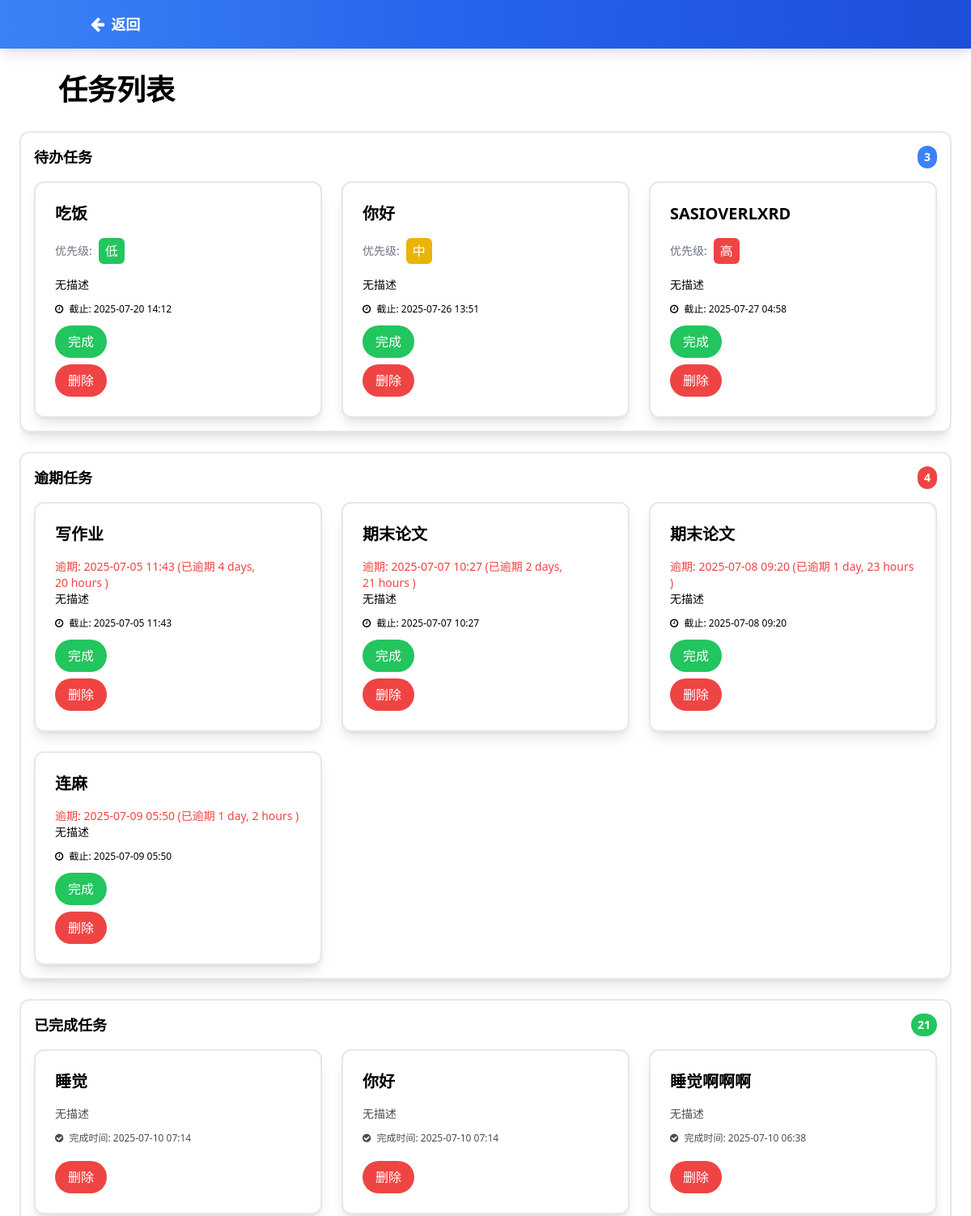
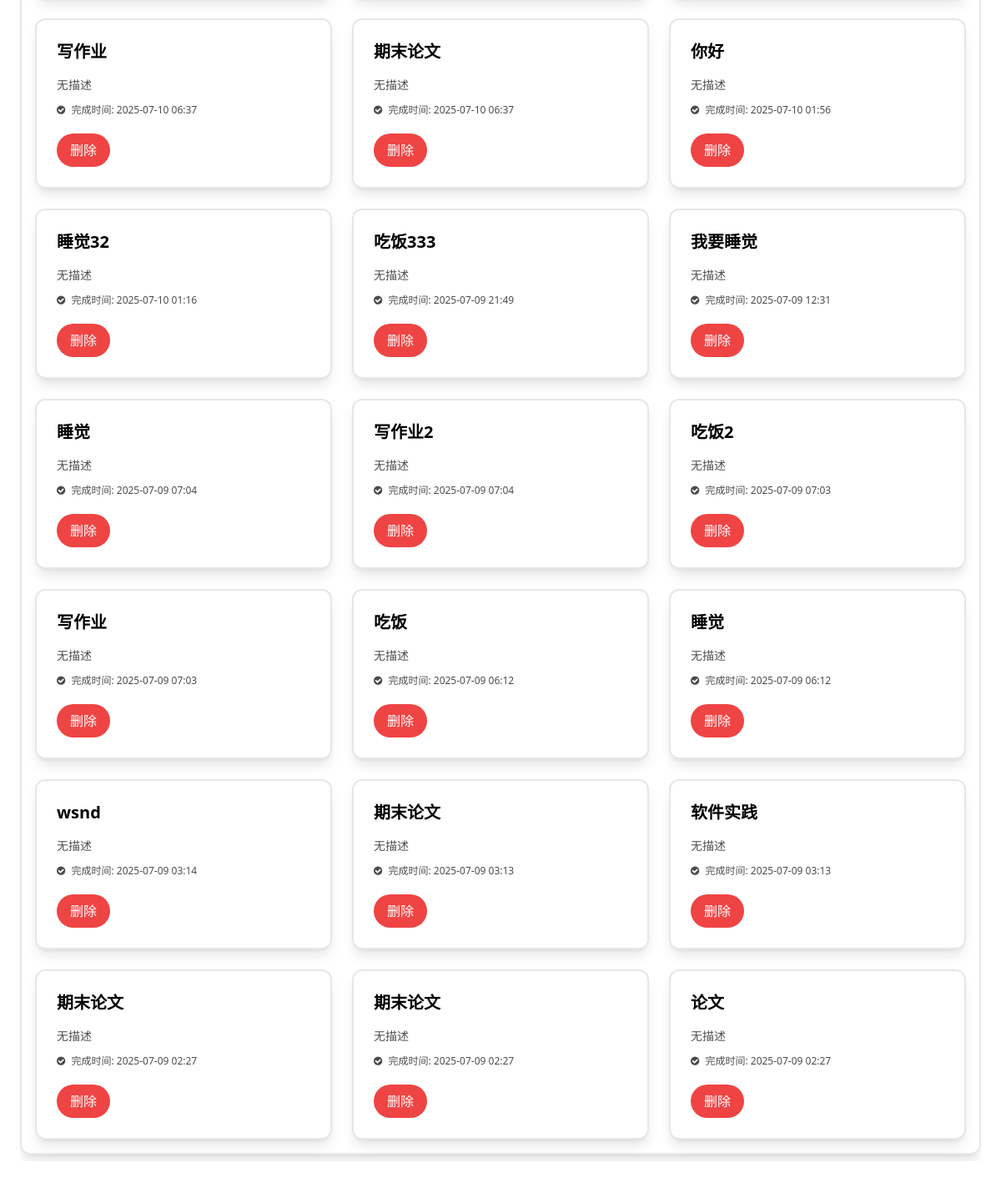
/task_detail/, run on the app's committed database (2 pictures, top to bottom).
### tasks/models.py (models this page shows, shortened)
class Task(models.Model):
    PRIORITY_CHOICES = [
        (1, '低'),
        (2, '中'),
        (3, '高'),
    ]
    name = models.CharField(max_length=200, verbose_name='任务名称')
    deadline = models.DateTimeField(verbose_name='截止日期')
    priority = models.IntegerField(choices=PRIORITY_CHOICES, default=2, verbose_name='重要级')
    created_at = models.DateTimeField(auto_now_add=True)
    updated_at = models.DateTimeField(auto_now=True)
    is_completed = models.BooleanField(default=False, verbose_name='是否完成')
    completed_at = models.DateTimeField(null=True, blank=True, verbose_name='完成时间')
    class Meta:
        ordering = ['deadline']
        verbose_name = '任务'
        verbose_name_plural = '任务'

### tasks/views.py (the view)
# urls.py: path('task_detail/', views.task_detail, name='task_detail'),
def task_detail(request):
    now = timezone.now()
    pending_tasks = Task.objects.filter(is_completed=False, deadline__gte=now)
    overdue_tasks = Task.objects.filter(is_completed=False, deadline__lt=now).order_by('deadline')
    completed_tasks = Task.objects.filter(is_completed=True).order_by('-completed_at')
    for task in pending_tasks:
        if isinstance(task.deadline, str):
            task.deadline = timezone.make_aware(datetime.strptime(task.deadline, '%Y-%m-%d %H:%M'))
    for task in overdue_tasks:
        if isinstance(task.deadline, str):
            task.deadline = timezone.make_aware(datetime.strptime(task.deadline, '%Y-%m-%d %H:%M'))
    for task in completed_tasks:
        if isinstance(task.deadline, str):
            task.deadline = timezone.make_aware(datetime.strptime(task.deadline, '%Y-%m-%d %H:%M'))
    return render(request, 'task_detail.html', {
        'pending_tasks': pending_tasks,
        'overdue_tasks': overdue_tasks,
        'completed_tasks': completed_tasks,
    })

### tasks/templates/task_detail.html (shortened to what this page needs)
{% load static %}
<!DOCTYPE html>
<html lang="zh-CN">
<head>
    <script src="https://cdn.tailwindcss.com"></script>
    <link href="https://cdn.jsdelivr.net/npm/font-awesome@4.7.0/css/font-awesome.min.css" rel="stylesheet">
</head>
<body class="font-inter bg-light-2 text-dark min-h-screen flex flex-col">
    <header class="bg-gradient-to-r from-blue-500 via-blue-600 to-blue-700 shadow-lg z-30 relative">
    <div class="container mx-auto px-6 py-4 flex items-center justify-between">
        <div class="flex items-center space-x-4">
            <a href="{% url 'task_list' %}" class="text-white text-lg font-semibold flex items-center space-x-2">
                <i class="fa fa-arrow-left text-xl"></i>
                <span>返回</span>
            </a>
        </div>
</header>
    <main class="flex-1 p-6 bg-light-2">
        <div class="max-w-7xl mx-auto">
            <div class="flex items-center mb-6">
                <div class="h-8 w-8 rounded-lg bg-primary/20 flex items-center justify-center text-primary mr-4">
                </div>
                <h2 class="text-[clamp(1.5rem,3vw,2.5rem)] font-bold text-dark">任务列表</h2>
            </div>
            <div class="task-list-container">
                <div class="mb-6 border-2 border-light-2 rounded-xl shadow-lg hover:shadow-2xl transition-shadow p-4">
                    <h3 class="text-lg font-semibold text-dark mb-4 flex justify-between items-center">
                        <span>待办任务</span>
                        <span class="bg-blue-500 text-white px-2 py-1 rounded-full text-sm">{{ pending_tasks|length }}</span>
                    </h3>
                    <div class="grid grid-cols-1 sm:grid-cols-2 lg:grid-cols-3 gap-6">
                        {% for task in pending_tasks %}
                        <div class="bg-white rounded-xl p-6 shadow-lg hover:shadow-xl transition-shadow border-2 border-primary">
                            <h3 class="text-xl font-semibold text-dark mb-4">{{ task.name }}</h3>
                            <div class="flex items-center space-x-2 mb-4">
                                <span class="text-sm text-gray-500">优先级:</span>
                                {% if task.priority == 3 %}
                                    <span class="px-2 py-1 rounded-md text-white bg-red-500">高</span>
                                {% elif task.priority == 2 %}
                                    <span class="px-2 py-1 rounded-md text-white bg-yellow-500">中</span>
                                {% else %}
                                    <span class="px-2 py-1 rounded-md text-white bg-green-500">低</span>
                                {% endif %}
                            </div>
                            <p class="text-sm text-dark-3 mb-3 line-clamp-3">{{ task.description|default:"无描述" }}</p>
                            <div class="text-xs text-dark-3 mb-3">
                                <i class="fa fa-clock-o mr-1"></i> 截止: {{ task.deadline|date:"Y-m-d H:i" }}
                            </div>
                            <form method="POST" action="{% url 'complete_task' task.pk %}">
                                <button type="submit" class="bg-green-500 text-white px-4 py-2 rounded-full">
                                    完成
                                </button>
                            </form>
                            <form method="POST" action="{% url 'delete_task' task.pk %}">
                                <button type="submit" class="bg-red-500 text-white px-4 py-2 rounded-full mt-2">
                                    删除
                                </button>
                            </form>
                        </div>
                        {% empty %}
                        <div class="text-center py-10 text-dark-3">
                            <i class="fa fa-inbox text-3xl mb-2 opacity-50"></i>
                            <p>暂无待办任务</p>
                        </div>
                        {% endfor %}
                    </div>
                </div>
                <div class="mb-6 border-2 border-light-2 rounded-xl shadow-lg hover:shadow-2xl transition-shadow p-4">
                    <h3 class="text-lg font-semibold text-dark mb-4 flex justify-between items-center">
                        <span>逾期任务</span>
                        <span class="bg-red-500 text-white px-2 py-1 rounded-full text-sm">{{ overdue_tasks|length }}</span>
                    </h3>
                    <div class="grid grid-cols-1 sm:grid-cols-2 lg:grid-cols-3 gap-6">
                        {% for task in overdue_tasks %}
                        <div class="bg-white rounded-xl p-6 shadow-lg hover:shadow-xl transition-shadow border-2 border-primary">
                            <h3 class="text-xl font-semibold text-dark mb-4">{{ task.name }}</h3>
                            <div class="text-red-500 text-sm">
                                逾期: {{ task.deadline|date:"Y-m-d H:i" }} (已逾期 {{ task.deadline|timesince }} )
                            </div>
                            <p class="text-sm text-dark-3 mb-3 line-clamp-3">{{ task.description|default:"无描述" }}</p>
                            <div class="text-xs text-dark-3 mb-3">
                                <i class="fa fa-clock-o mr-1"></i> 截止: {{ task.deadline|date:"Y-m-d H:i" }}
                            </div>
                            <form method="POST" action="{% url 'complete_task' task.pk %}">
                                <button type="submit" class="bg-green-500 text-white px-4 py-2 rounded-full">
                                    完成
                                </button>
                            </form>
                            <form method="POST" action="{% url 'delete_task' task.pk %}">
                                <button type="submit" class="bg-red-500 text-white px-4 py-2 rounded-full mt-2">
                                    删除
                                </button>
                            </form>
                        </div>
                        {% empty %}
                        <div class="text-center py-10 text-dark-3">
                            <i class="fa fa-calendar-times-o text-3xl mb-2 opacity-50"></i>
                            <p>暂无逾期任务</p>
                        </div>
                        {% endfor %}
                    </div>
                </div>
                <div class="mb-6 border-2 border-light-2 rounded-xl shadow-lg hover:shadow-2xl transition-shadow p-4">
                    <h3 class="text-lg font-semibold text-dark mb-4 flex justify-between items-center">
                        <span>已完成任务</span>
                        <span class="bg-green-500 text-white px-2 py-1 rounded-full text-sm">{{ completed_tasks|length }}</span>
                    </h3>
                    <div class="grid grid-cols-1 sm:grid-cols-2 lg:grid-cols-3 gap-6">
                        {% for task in completed_tasks %}
                        <div class="bg-white rounded-xl p-6 shadow-lg hover:shadow-xl transition-shadow border-2 border-primary">
                            <h3 class="text-xl font-semibold text-dark mb-4">{{ task.name }}</h3>
                            <p class="text-sm text-dark-3 mb-3 line-clamp-3 opacity-70">{{ task.description|default:"无描述" }}</p>
                            <div class="text-xs text-dark-3 mb-3 opacity-70">
                                <i class="fa fa-check-circle mr-1"></i> 完成时间: {{ task.completed_at|date:"Y-m-d H:i" }}
                            </div>
                            <form method="POST" action="{% url 'delete_task' task.pk %}">
                                <button type="submit" class="bg-red-500 text-white px-4 py-2 rounded-full mt-2">
                                    删除
                                </button>
                            </form>
                        </div>
                        {% empty %}
                        <div class="text-center py-10 text-dark-3">
                            <i class="fa fa-check-square-o text-3xl mb-2 opacity-50"></i>
                            <p>暂无已完成任务</p>
                        </div>
                        {% endfor %}
                    </div>
                </div>
            </div>
        </div>
    </main>
</body>
</html>

### tasks/templates/task_detail.html (style rules this page uses)
.task-list-container { max-height: 80vh; overflow-y: auto; }

### data on the page
Task: name "吃饭", priority "低", description "无描述", deadline "2025-07-20 14:12"
Task: name "你好", priority "中", description "无描述", deadline "2025-07-26 13:51"
Task: name "SASIOVERLXRD", priority "高", description "无描述", deadline "2025-07-27 04:58"
Task: name "写作业", deadline "2025-07-05 11:43", deadline "4 days, 20 hours", description "无描述"
Task: name "期末论文", deadline "2025-07-07 10:27", deadline "2 days, 21 hours", description "无描述"
Task: name "期末论文", deadline "2025-07-08 09:20", deadline "1 day, 23 hours", description "无描述"
Task: name "连麻", deadline "2025-07-09 05:50", deadline "1 day, 2 hours", description "无描述"
Task: name "睡觉", description "无描述", completed_at "2025-07-10 07:14"
Task: name "你好", description "无描述", completed_at "2025-07-10 07:14"
Task: name "睡觉啊啊啊", description "无描述", completed_at "2025-07-10 06:38"
Task: name "写作业", description "无描述", completed_at "2025-07-10 06:37"
Task: name "期末论文", description "无描述", completed_at "2025-07-10 06:37"
Task: name "你好", description "无描述", completed_at "2025-07-10 01:56"
Task: name "睡觉32", description "无描述", completed_at "2025-07-10 01:16"
Task: name "吃饭333", description "无描述", completed_at "2025-07-09 21:49"
Task: name "我要睡觉", description "无描述", completed_at "2025-07-09 12:31"
Task: name "睡觉", description "无描述", completed_at "2025-07-09 07:04"
Task: name "写作业2", description "无描述", completed_at "2025-07-09 07:04"
Task: name "吃饭2", description "无描述", completed_at "2025-07-09 07:03"
Task: name "写作业", description "无描述", completed_at "2025-07-09 07:03"
Task: name "吃饭", description "无描述", completed_at "2025-07-09 06:12"
Task: name "睡觉", description "无描述", completed_at "2025-07-09 06:12"
Task: name "wsnd", description "无描述", completed_at "2025-07-09 03:14"
Task: name "期末论文", description "无描述", completed_at "2025-07-09 03:13"
Task: name "软件实践", description "无描述", completed_at "2025-07-09 03:13"
Task: name "期末论文", description "无描述", completed_at "2025-07-09 02:27"
Task: name "期末论文", description "无描述", completed_at "2025-07-09 02:27"
Task: name "论文", description "无描述", completed_at "2025-07-09 02:27"

### other printed values
{{ pending_tasks|length }} "3"
{{ overdue_tasks|length }} "4"
{{ completed_tasks|length }} "21"
